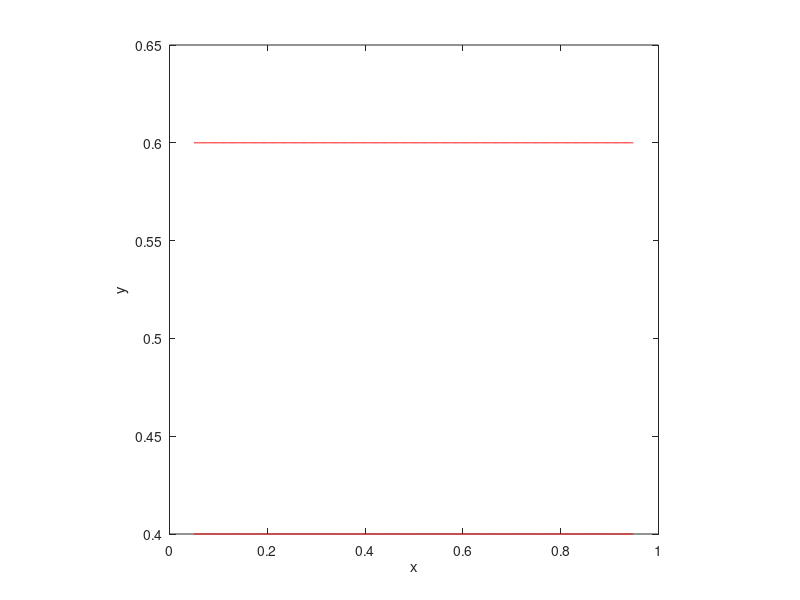

This figure's MATLAB source:
%-------------------------------------------------------------------------------------------------------------------%
%
% IB2d is an Immersed Boundary Code (IB) for solving fully coupled non-linear 
% 	fluid-structure interaction models. This version of the code is based off of
%	Peskin's Immersed Boundary Method Paper in Acta Numerica, 2002.
%
% Author: Nicholas A. Battista
% Email:  nick.battista@unc.edu
% Date Created: May 27th, 2015
% Institution: UNC-CH
%
% This code is capable of creating Lagrangian Structures using:
% 	1. Springs
% 	2. Beams (*torsional springs)
% 	3. Target Points
%	4. Muscle-Model (combined Force-Length-Velocity model, "HIll+(Length-Tension)")
%
% One is able to update those Lagrangian Structure parameters, e.g., spring constants, resting %%	lengths, etc
% 
% There are a number of built in Examples, mostly used for teaching purposes. 
% 
% If you would like us %to add a specific muscle model, please let Nick (nick.battista@unc.edu) know.
%
%--------------------------------------------------------------------------------------------------------------------%

%%%%%%%%%%%%%%%%%%%%%%%%%%%%%%%%%%%%%%%%%%%%%%%%%%%%%%%%%%%%%%%%%%%%%%%%%%%%%%%%%%%%%%
%
% FUNCTION: creates the CHANNEL_CHANNEL-EXAMPLE geometry and prints associated input files
%
%%%%%%%%%%%%%%%%%%%%%%%%%%%%%%%%%%%%%%%%%%%%%%%%%%%%%%%%%%%%%%%%%%%%%%%%%%%%%%%%%%%%%%

function channel_geometry()

%
% Grid Parameters (MAKE SURE MATCHES IN input2d !!!)
%
Nx = 256;        % # of Eulerian Grid Pts. in x-Direction (MUST BE EVEN!!!)
Ny = 256;        % # of Eulerian Grid Pts. in y-Direction (MUST BE EVEN!!!)
Lx = 1.0;        % Length of Eulerian Grid in x-Direction
Ly = 1.0;        % Length of Eulerian Grid in y-Direction


% Immersed Structure Geometric / Dynamic Parameters %
ds= min(Lx/(2.1*Nx),Ly/(2.1*Ny));  % Lagrangian spacing
L = 0.9*Lx;                    % Length of Channel
w = 0.2*Ly;                    % Width of Channel

struct_name = 'channel_geo';       % Name for .vertex, .spring, etc files.


% Call function to construct geometry

%Create channel
[xLag,yLag] = give_Me_Channel_Immsersed_Boundary_Geometry(ds,L,w,Lx,Ly);

% Plot Geometry to test
plot(xLag(1:end/2),yLag(1:end/2),'r-'); hold on;
plot(xLag(end/2+1:end),yLag(end/2+1:end),'r-'); hold on;

xlabel('x'); ylabel('y');
axis square;

print_Lagrangian_Vertices(xLag, yLag,struct_name, 'w');

% Prints .target file!
k_Target = 2.5e7;
print_Lagrangian_Target_Pts(xLag,k_Target,struct_name, 'w');

%%%%%%%%%%%%%%%%%%%%%%%%%%%%%%%%%%%%%%%%%%%%%%%%%%%%%%%%%%%%%%%%%%%%%%%%
%
% FUNCTION: prints VERTEX points to a file called .vertex
%
%%%%%%%%%%%%%%%%%%%%%%%%%%%%%%%%%%%%%%%%%%%%%%%%%%%%%%%%%%%%%%%%%%%%%%%%

function print_Lagrangian_Vertices(xLag,yLag,struct_name, mode)

    N = length(xLag);

    vertex_fid = fopen([struct_name '.vertex'], mode);

    fprintf(vertex_fid, '%d\n', N );

    %Loops over all Lagrangian Pts.
    for s = 1:N
        X_v = xLag(s);
        Y_v = yLag(s);
        fprintf(vertex_fid, '%1.16e %1.16e\n', X_v, Y_v);
    end

    fclose(vertex_fid); 
    
%%%%%%%%%%%%%%%%%%%%%%%%%%%%%%%%%%%%%%%%%%%%%%%%%%%%%%%%%%%%%%%%%%%%%%%%
%
% FUNCTION: prints TARGET points to a file called .target
%
%%%%%%%%%%%%%%%%%%%%%%%%%%%%%%%%%%%%%%%%%%%%%%%%%%%%%%%%%%%%%%%%%%%%%%%%

function print_Lagrangian_Target_Pts(xLag,k_Target,struct_name, mode)

    N = length(xLag);

    target_fid = fopen([struct_name '.target'], mode);

    fprintf(target_fid, '%d\n', N );

    %Loops over all Lagrangian Pts.
    for s = 1:N
        fprintf(target_fid, '%d %1.16e\n', s, k_Target);
    end

    fclose(target_fid); 
    
    
%%%%%%%%%%%%%%%%%%%%%%%%%%%%%%%%%%%%%%%%%%%%%%%%%%%%%%%%%%%%%%%%%%%%%%%%%%%%%%%%%%%%%
%
% FUNCTION: prints BEAM (Torsional Spring) points to a file called <str>.beam
%
%%%%%%%%%%%%%%%%%%%%%%%%%%%%%%%%%%%%%%%%%%%%%%%%%%%%%%%%%%%%%%%%%%%%%%%%%%%%%%%%%%%%%

function print_Lagrangian_Beams(xLag,yLag,k_Beam,C,struct_name,offset, mode)

    % k_Beam: beam stiffness
    % C: beam curvature
    
    N = length(xLag); % NOTE: Total number of beams = Number of Total Lag Pts. on Cylinder

    beam_fid = fopen([struct_name '.beam'], mode);

    fprintf(beam_fid, '%d\n', N );

    %spring_force = kappa_spring*ds/(ds^2);

    %BEAMS BETWEEN VERTICES
    for s = 1:N
            if ( (s>1) && (s <= N-1) )        
                fprintf(beam_fid, '%d %d %d %1.16e %1.16e\n',s-1+offset, s+offset, s+1+offset, k_Beam, C(s) );  
            elseif (s==1)
                fprintf(beam_fid, '%d %d %d %1.16e %1.16e\n',N+offset,   s+offset, s+1+offset, k_Beam, C(s) );  
            elseif (s==N)
                %Case s=N
                fprintf(beam_fid, '%d %d %d %1.16e %1.16e\n',N-1+offset, N+offset, 1+offset,   k_Beam, C(s) );  
            end
    end
    
    %do it again for the second cylinder
    for s = 1:N
            if ( (s>1) && (s <= N-1) )        
                fprintf(beam_fid, '%d %d %d %1.16e %1.16e\n',s-1+offset+N, s+offset+N, s+1+offset+N, k_Beam, C(s) );  
            elseif (s==1)
                fprintf(beam_fid, '%d %d %d %1.16e %1.16e\n',N+N+offset,   N+s+offset, N+s+1+offset, k_Beam, C(s) );  
            elseif (s==N)
                %Case s=N
                fprintf(beam_fid, '%d %d %d %1.16e %1.16e\n',N+N-1+offset, N+N+offset, N+1+offset,   k_Beam, C(s) );  
            end
    end
    
    
    
    fclose(beam_fid); 

%%%%%%%%%%%%%%%%%%%%%%%%%%%%%%%%%%%%%%%%%%%%%%%%%%%%%%%%%%%%%%%%%%%%%%%%%%%
%
% FUNCTION: prints SPRING points to a file called .spring
%
%%%%%%%%%%%%%%%%%%%%%%%%%%%%%%%%%%%%%%%%%%%%%%%%%%%%%%%%%%%%%%%%%%%%%%%%%%%

function print_Lagrangian_Springs(xLag,yLag,k_Spring,ds_Rest,r,offset,indsTether,resting_length_tether,struct_name, mode)

    % offset = # of lag pts in channel (ordering lag pts, channel -> cylinder)

    N = length(xLag); % Number of pts on cylinder

    spring_fid = fopen([struct_name '.spring'], mode);

    fprintf(spring_fid, '%d\n', (N+N/2)*2 ); % + 2 if non-damped springs connecting cylinder to channel

    %spring_force = kappa_spring*ds/(ds^2);

    %SPRINGS BETWEEN 1st CYL VERTICES
    for s = 1:N
            if s < N    
                ds_Rest = sqrt( ( xLag(s) - xLag(s+1) )^2 +  ( yLag(s) - yLag(s+1) )^2 ); 
                fprintf(spring_fid, '%d %d %1.16e %1.16e\n', s+offset, s+1+offset, k_Spring, ds_Rest);  
            else
                %Case s=N
                ds_Rest = sqrt( ( xLag(s) - xLag(1) )^2 +  ( yLag(s) - yLag(1) )^2 ); 
                fprintf(spring_fid, '%d %d %1.16e %1.16e\n', s+offset, 1+offset,   k_Spring, ds_Rest);  
            end
    end
    
    for s=1:N/2
        ds_Rest = sqrt( ( xLag(s) - xLag(s+N/2) )^2 +  ( yLag(s) - yLag(s+N/2) )^2 ); 
        fprintf(spring_fid, '%d %d %1.16e %1.16e\n', s+offset, s+N/2+offset, k_Spring, ds_Rest);
    end
    
    % SPRINGS BETWEEN 2nd CYL VERTICES
    for s = 1:N
            if s < N    
                ds_Rest = sqrt( ( xLag(s) - xLag(s+1) )^2 +  ( yLag(s) - yLag(s+1) )^2 ); 
                fprintf(spring_fid, '%d %d %1.16e %1.16e\n', s+offset+N, s+1+offset+N, k_Spring, ds_Rest);  
            else
                %Case s=N
                ds_Rest = sqrt( ( xLag(s) - xLag(1) )^2 +  ( yLag(s) - yLag(1) )^2 ); 
                fprintf(spring_fid, '%d %d %1.16e %1.16e\n', s+offset+N, 1+offset+N,   k_Spring, ds_Rest);  
            end
    end
    
    for s=1:N/2
        ds_Rest = sqrt( ( xLag(s) - xLag(s+N/2) )^2 +  ( yLag(s) - yLag(s+N/2) )^2 ); 
        fprintf(spring_fid, '%d %d %1.16e %1.16e\n', s+N+offset, s+N+N/2+offset, k_Spring, ds_Rest);
    end
    
    % UNCOMMENT IF UNDAMPED SPRINGS CONNECT CYLINDER TO CHANNEL
    %s=1; % Reset
    %fprintf(spring_fid, '%d %d %1.16e %1.16e\n', s+offset,     indsTether(2), 1e4, resting_length_tether);
    %fprintf(spring_fid, '%d %d %1.16e %1.16e\n', s+N/2+1+offset, indsTether(1), 1e4, resting_length_tether);
    
    fclose(spring_fid); 
    
%%%%%%%%%%%%%%%%%%%%%%%%%%%%%%%%%%%%%%%%%%%%%%%%%%%%%%%%%%%%%%%%%%%%%%%%%%%%%
%
% FUNCTION: prints DAMPED SPRING points to a file called struct.d_spring
%
%%%%%%%%%%%%%%%%%%%%%%%%%%%%%%%%%%%%%%%%%%%%%%%%%%%%%%%%%%%%%%%%%%%%%%%%%%%%%

function print_Lagrangian_Damped_Springs(xLag,yLag,k_Spring,ds_Rest,r,offset,indsTether1, indsTether2,resting_length_tether,b_damp,struct_name, mode)
    % how function is called above:
    % print_Lagrangian_Damped_Springs(x1Lag_Cy,y1Lag_Cy, k_Spring,ds,r1,
    % offset,indsTether_CY1, resting_length_tether1,b_damp,struct_name, 'w');
    

    N = length(xLag); % just two damped springs to connect cylinder to channel

    dSpring_fid = fopen([struct_name '.d_spring'], mode);

    fprintf(dSpring_fid, '%d\n', 2 );
    
    s=1; % Reset
    fprintf(dSpring_fid, '%d %d %1.16e %1.16e %1.16e\n', s+offset,       indsTether1(2), k_Spring, resting_length_tether,b_damp);
    fprintf(dSpring_fid, '%d %d %1.16e %1.16e %1.16e\n', s+N/2+1+offset, indsTether1(1), k_Spring, resting_length_tether,b_damp);
    
    % DO it again for the second cylinder
    fprintf(dSpring_fid, '%d %d %1.16e %1.16e %1.16e\n', s+offset+N,       indsTether2(2), k_Spring, resting_length_tether,b_damp);
    fprintf(dSpring_fid, '%d %d %1.16e %1.16e %1.16e\n', s+N+N/2+1+offset, indsTether2(1), k_Spring, resting_length_tether,b_damp);
    
    fclose(dSpring_fid);

%%%%%%%%%%%%%%%%%%%%%%%%%%%%%%%%%%%%%%%%%%%%%%%%%%%%%%%%%%%%%%%%%%%%%%%%
%
% FUNCTION: creates the Lagrangian structure geometry for channel
%
%%%%%%%%%%%%%%%%%%%%%%%%%%%%%%%%%%%%%%%%%%%%%%%%%%%%%%%%%%%%%%%%%%%%%%%%

function [xLag,yLag] = give_Me_Channel_Immsersed_Boundary_Geometry(ds,L,w,Lx,Ly)

% The immsersed structure is a channel %
x = (Lx-L)/2:ds:(L+(Lx-L)/2);  %xPts
yBot = (Ly-w)/2;               %yVal for bottom of Channel
yTop = Ly - (Ly-w)/2;          %yVal for top of Channel

xLag = [x x];
yLag = [yBot*ones(1,length(x)) yTop*ones(1,length(x))];

%%%%%%%%%%%%%%%%%%%%%%%%%%%%%%%%%%%%%%%%%%%%%%%%%%%%%%%%%%%%%%%%%%%%%%%%
%
% FUNCTION: creates the Lagrangian structure geometry for cylinder
%
%%%%%%%%%%%%%%%%%%%%%%%%%%%%%%%%%%%%%%%%%%%%%%%%%%%%%%%%%%%%%%%%%%%%%%%%

function [xLag,yLag] = give_Me_Cylinder_Immsersed_Boundary_Geometry(ds,r,x0,y0)

% The immsersed structure is a cylinder %

dtheta = ds/ (2*r);
theta = -pi/2; i=1;
while theta < 3*pi/2
   xLag(i) = x0 - r*cos(theta);
   yLag(i) = y0 - r*sin(theta);
   theta = theta + dtheta;
   i=i+1;
end


%%%%%%%%%%%%%%%%%%%%%%%%%%%%%%%%%%%%%%%%%%%%%%%%%%%%%%%%%%%%%%%%%%%%%%%%
%
% FUNCTION: gives indices of Lagrangian Pt choice for tethering.
%
%%%%%%%%%%%%%%%%%%%%%%%%%%%%%%%%%%%%%%%%%%%%%%%%%%%%%%%%%%%%%%%%%%%%%%%%
   
function [inds,x0_new] = give_Me_Tethering_Pt_Indices(xLag,xTether)

i=0; not=1;       %initiate for loop
while not == 1
    i=i+1;
    if xLag(i) > xTether
       inds(1) = i;  % to save index for bottom of channel
       not = 0;      % to leave loop
    end
end

next = length(xLag)/2;  
inds(2) = inds(1)+next; % save index for top of channel
x0_new = xLag(inds(1)); % where center of cylinder should be placed.

%%%%%%%%%%%%%%%%%%%%%%%%%%%%%%%%%%%%%%%%%%%%%%%%%%%%%%%%%%%%%%%%%%%%%%%%
%
% FUNCTION: computes "curvature" of ellipse
% 
% NOTE: not curvature in the traditional geometric sense, in the 'discrete'
% sense through cross product.
%
%%%%%%%%%%%%%%%%%%%%%%%%%%%%%%%%%%%%%%%%%%%%%%%%%%%%%%%%%%%%%%%%%%%%%%%%

function C = compute_Curvatures(xLag,yLag)

%a-x component (rmin)
%b-y component (rmax)
%C = ab / ( sqrt( a^2*sin(t)^2 + b^2*cos(t)^2  )  )^3

N = length(xLag);
C = zeros( N );

%Note: needs to be done same order as you print .beam file!
for i=1:N
   
   % Pts Xp -> Xq -> Xr (same as beam force calc.)
   
   if ( (i > 1) && (i < N) )
   
        Xp = xLag(i-1); Xq = xLag(i); Xr = xLag(i+1);
        Yp = yLag(i-1); Yq = yLag(i); Yr = yLag(i+1);
   
   elseif (i==1)
       
        Xp = xLag(N); Xq = xLag(i); Xr = xLag(i+1);
        Yp = yLag(N); Yq = yLag(i); Yr = yLag(i+1);
       
   elseif (i==N)
       
        Xp = xLag(N-1); Xq = xLag(N); Xr = xLag(1);
        Yp = yLag(N-1); Yq = yLag(N); Yr = yLag(1);
       
   end
       
   C(i) = (Xr-Xq)*(Yq-Yp) - (Yr-Yq)*(Xq-Xp); %Cross product btwn vectors
      
end

   
